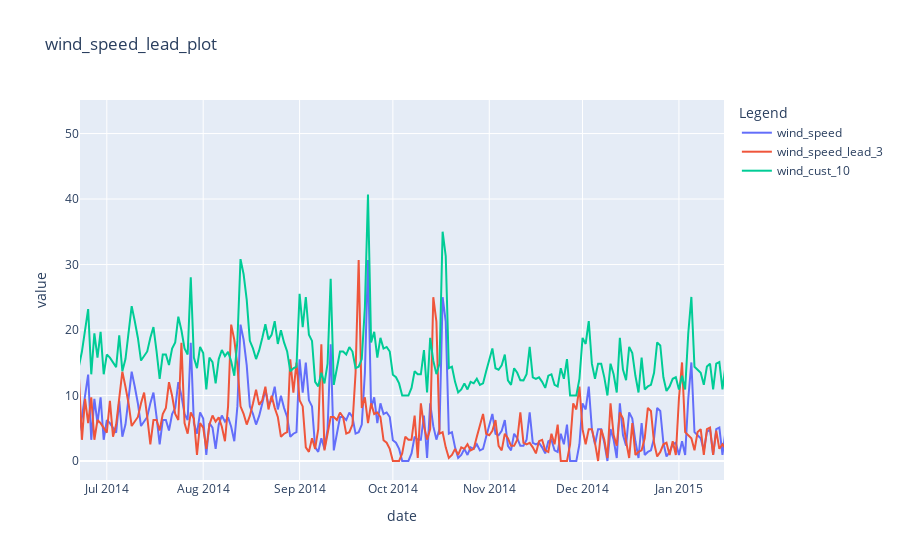

Notebook cell for this chart:
### Markdown cell above
## Plot

The package also provides function to draw plot and it supports several functions for the plot.
- add_line
- remove_line
- update_layout
- add_marker

### Code cell
fig = tst_data.plot(cols = ['wind_speed', 'wind_speed_lead_3', 'wind_cust_10'], 
                    title = 'wind_speed_lead_plot', 
                    type = 'scatter')
fig.show()

### Figure 1 — Plotly figure (JSON) as saved in the notebook; plotly's stock layout.template omitted (floating-point values rounded to 4 significant figures; data arrays with more than 128 entries replaced by an {"elided": "..."} marker saying what was removed)
{"data": [{"name": "wind_speed", "showlegend": true, "type": "scatter", "x": {"elided": "1462 str values"}, "y": {"elided": "1462 float values"}, "yaxis": "y"}, {"name": "wind_speed_lead_3", "showlegend": true, "type": "scatter", "x": {"elided": "1462 str values"}, "y": {"elided": "1462 float values"}, "yaxis": "y"}, {"name": "wind_cust_10", "showlegend": true, "type": "scatter", "x": {"elided": "1462 str values"}, "y": {"elided": "1462 float values"}, "yaxis": "y"}], "layout": {"autosize": true, "legend": {"title": {"text": "Legend"}}, "title": {"text": "wind_speed_lead_plot"}, "xaxis": {"autorange": false, "range": ["2014-06-22 09:06:12.4138", "2015-01-15 11:51:43.4483"], "title": {"text": "date"}, "type": "date"}, "yaxis": {"autorange": true, "range": [-2.901, 55.12], "title": {"text": "value"}, "type": "linear"}}}
